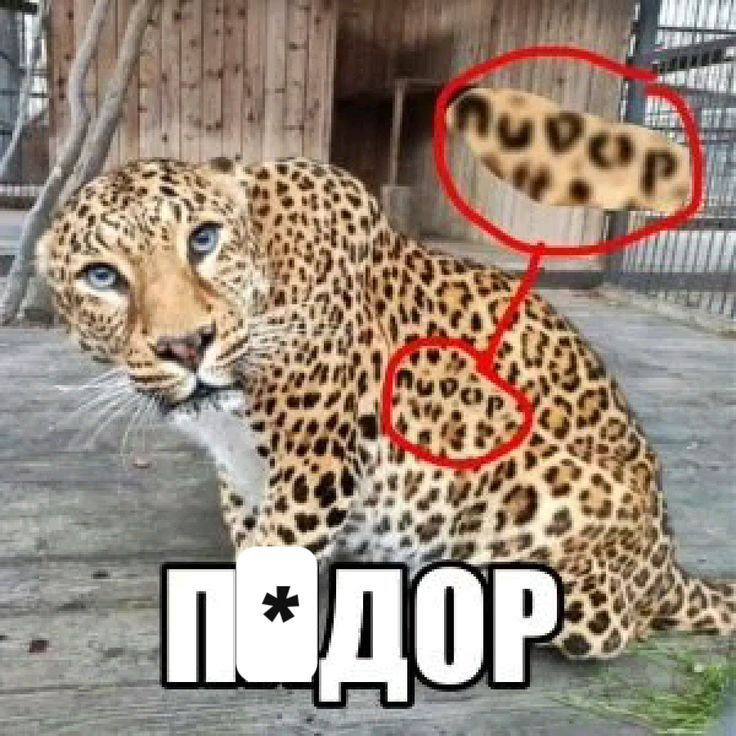
#> input picture inspector.jpg, 736 x 736 px, given in place of the camera
$ python instruktion.py
#> lines starting #> are read from the running program, lines starting #| are printed output that depends on the picture
#это называется OpenCV для работы с фото, видео, камерой)
import cv2

#это мы берем переменную с нашим озбражением, так как тут вебка, то мы пишем 0, но если хотим видео, то указывакм в ковычках путь до файла
#цифра 0 означает, что система выберет единсвенную вебку, если их больше, то цифру нужно вписать следующую
cap = cv2.VideoCapture(0)

#это для того, чтобы каждый кадр показывался
while True:
    #первая переменная берется по типу булина, чтобы проверить - есть ли вообще изображение
    #вторая переменная берется для каждого изображения
    success, img = cap.read()
#> img is the input picture: shape (736, 736, 3); mean B, G, R 123.3, 137.4, 154

    #вот тут мы меняем размеры
    img = cv2.resize(img, (680,540))
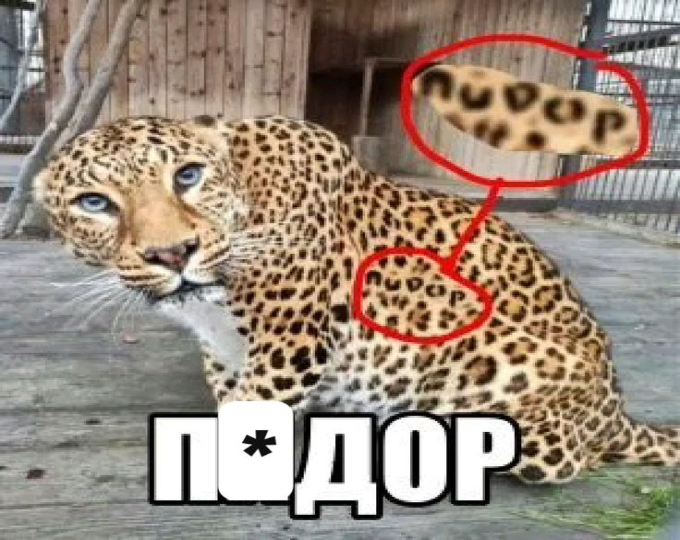
#> img: shape (540, 680, 3); mean B, G, R 123.2, 137.3, 153.9

    #это блюр, можно использовать только нечетные цифры
    #img = cv2.GaussianBlur(img, (99,99) , 0)

    #для перехода на черно белый например вот так
    img = cv2.cvtColor(img, cv2.COLOR_BGR2GRAY)
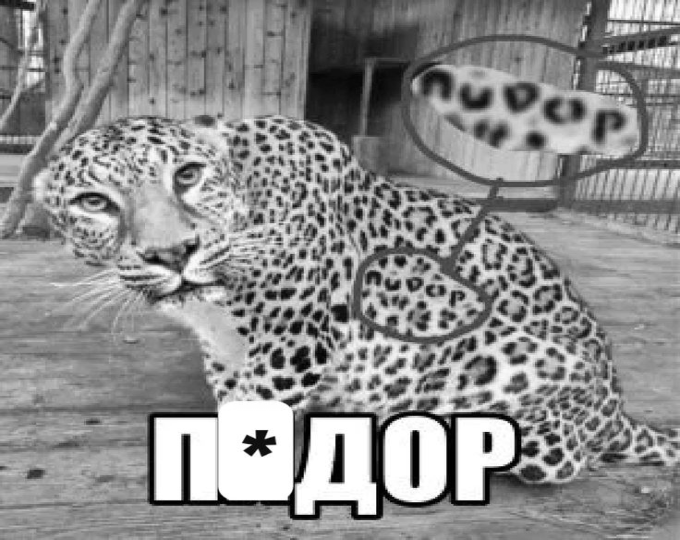
#> img: shape (540, 680); min 0, max 255, mean 140.6

    #так же для понимания контура это лучше использовать с черно белым
    img = cv2.Canny(img, 100, 100)
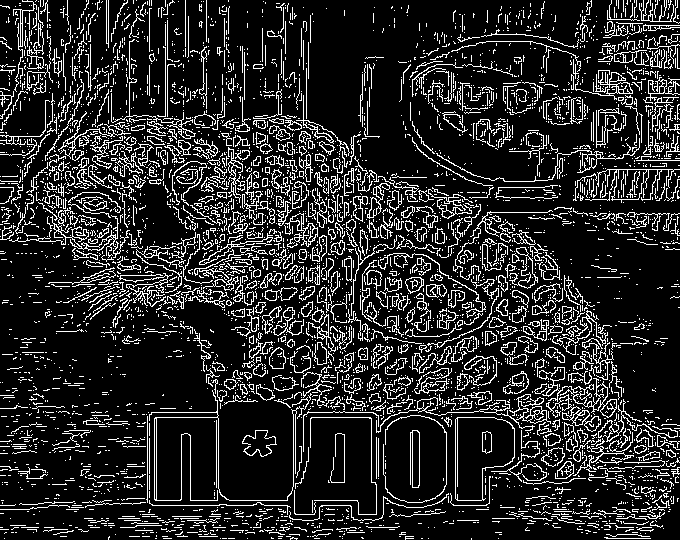
#> img: shape (540, 680); 15.8% white in thin lines or dots

    #тут мы выводим
    # тут еще можно срезом обрезать изображение по кординатам типо вот так, как ниже
    # cv2.imshow('Result', img[0:100 , 0:150])
    cv2.imshow('Result', img)


    #это мы пишем, что если нажимаешь на 'q', то выходит или, если изображения нет, то через 1 милисекунду мы выходим из вайла

    if cv2.waitKey(1) & 0xFF == ord('q'):
#> (key q is pressed here)
        break
